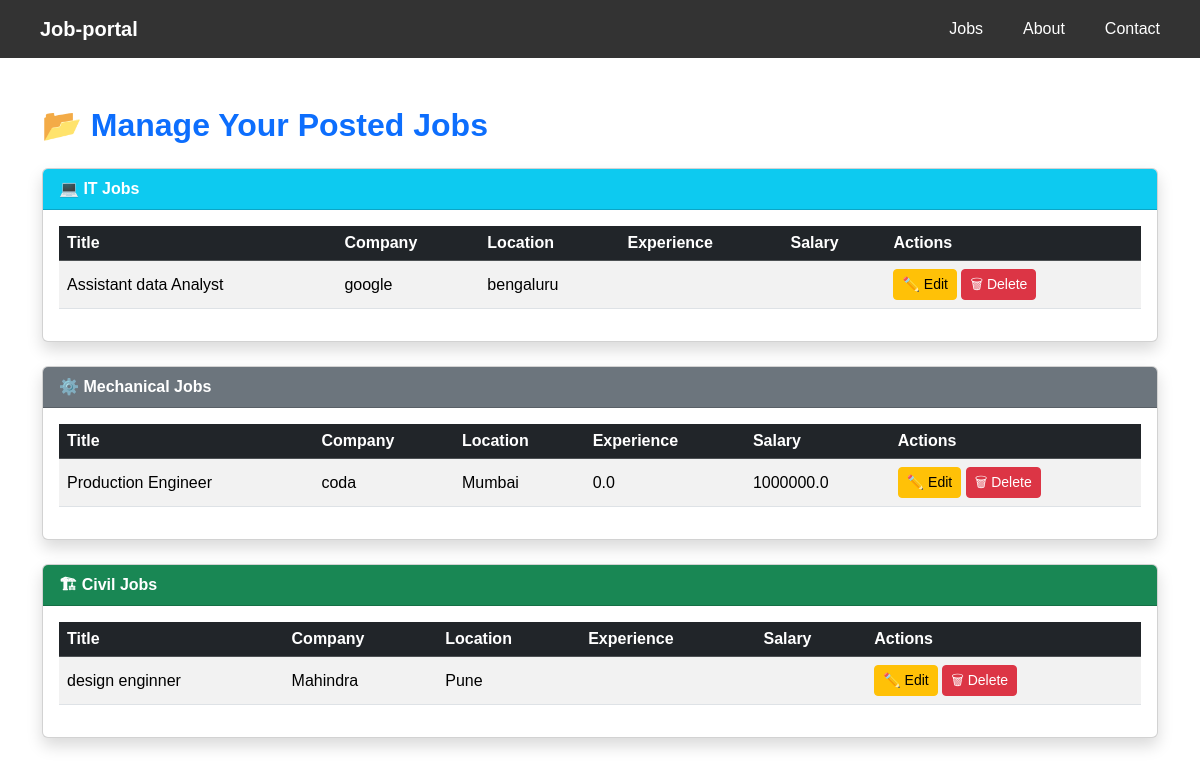
Screenshot of /recruiter-manage-jobs/ (signed in) with the database file from the repository.
### jobapp/models.py (models this page shows, shortened)
class Itjobs(models.Model):
    Company_name=models.CharField(max_length=100)
    Job_title=models.CharField(max_length=100)
    Job_location=models.CharField(max_length=100)
    Experience=models.FloatField()
    Salary=models.FloatField()
    Job_description=models.TextField(blank=True, null= True)
    posted_by = models.ForeignKey(settings.AUTH_USER_MODEL, on_delete=models.CASCADE,null=True,blank=True,default=None)  # Recruiter who posted
    created_at = models.DateTimeField(default=timezone.now)

class MECHjobs(models.Model):
    Company_name=models.CharField(max_length=100)
    Job_title=models.CharField(max_length=100)
    Job_location=models.CharField(max_length=100)
    Experience=models.FloatField()
    Salary=models.FloatField()
    Job_description=models.TextField(blank=True, null= True)
    posted_by = models.ForeignKey(settings.AUTH_USER_MODEL, on_delete=models.CASCADE,null=True,blank=True,default=None)  # Recruiter who posted
    created_at = models.DateTimeField(default=timezone.now)

class CIVILjobs(models.Model):
    Company_name=models.CharField(max_length=100)
    Job_title=models.CharField(max_length=100)
    Job_location=models.CharField(max_length=100)
    Experience=models.FloatField()
    Salary=models.FloatField()
    Job_description=models.TextField(blank=True, null= True)
    posted_by = models.ForeignKey(settings.AUTH_USER_MODEL, on_delete=models.CASCADE,null=True,blank=True,default=None)  # Recruiter who posted
    created_at = models.DateTimeField(default=timezone.now)

### jobapp/views.py (the view)
# urls.py: path('recruiter-manage-jobs/', views.manage_jobs,name='manage-jobs'),
@login_required
def manage_jobs(request):
    recruiter=request.user
    it_jobs = Itjobs.objects.filter(posted_by=recruiter)
    mech_jobs = MECHjobs.objects.filter(posted_by=recruiter)
    civil_jobs = CIVILjobs.objects.filter(posted_by=recruiter)
    context = {
        'it_jobs': it_jobs,
        'mech_jobs': mech_jobs,
        'civil_jobs': civil_jobs
    }
    return render(request, 'jobapp/manage_jobs.html', context)

### jobapp/templates/jobapp/manage_jobs.html (shortened to what this page needs)
{% load static %}
<link href="https://cdn.jsdelivr.net/npm/bootstrap@5.3.2/dist/css/bootstrap.min.css" rel="stylesheet">
</head>
<body>
  <div class="navbar">
    <a href="#" class="logo">Job-portal</a>
    <div class="nav-links">
      <a href="#">Jobs</a>
      <a href="{% url 'about' %}">About</a>
      <a href="#">Contact</a>
    </div>
  </div>
<div class="container my-5">
  <h2 class="mb-4 text-primary fw-bold">📂 Manage Your Posted Jobs</h2>
  <div class="card shadow mb-4">
    <div class="card-header bg-info text-white fw-bold">💻 IT Jobs</div>
    <div class="card-body">
      {% if it_jobs %}
        <table class="table table-striped table-hover align-middle">
          <thead class="table-dark">
            <tr>
              <th>Title</th>
              <th>Company</th>
              <th>Location</th>
              <th>Experience</th>
              <th>Salary</th>
              <th>Actions</th>
            </tr>
          </thead>
          <tbody>
            {% for job in it_jobs %}
            <tr>
              <td>{{ job.Job_title }}</td>
              <td>{{ job.Company_name }}</td>
              <td>{{ job.Job_location }}</td>
              <td>{{job.job_Experience}}</td>
              <td>{{job.job_Salary}}</td>
              <td>
                <a href="{% url 'update-it' job.id %}" class="btn btn-sm btn-warning">✏️ Edit</a>
                <a href="{% url 'delete-it' job.id %}" class="btn btn-sm btn-danger">🗑 Delete</a>
              </td>
            </tr>
            {% endfor %}
          </tbody>
        </table>
      {% else %}
        <p class="text-muted">No IT jobs posted yet.</p>
      {% endif %}
    </div>
  </div>
  <div class="card shadow mb-4">
    <div class="card-header bg-secondary text-white fw-bold">⚙️ Mechanical Jobs</div>
    <div class="card-body">
      {% if mech_jobs %}
        <table class="table table-striped table-hover align-middle">
          <thead class="table-dark">
            <tr>
              <th>Title</th>
              <th>Company</th>
              <th>Location</th>
              <th>Experience</th>
              <th>Salary</th>
              <th>Actions</th>
            </tr>
          </thead>
          <tbody>
            {% for job in mech_jobs %}
            <tr>
              <td>{{ job.Job_title }}</td>
              <td>{{ job.Company_name }}</td>
              <td>{{ job.Job_location }}</td>
              <td>{{ job.Experience}}</td>
              <td>{{job.Salary}}</td>
              <td>
                <a href="{% url 'update-mech-jobs' job.id %}" class="btn btn-sm btn-warning">✏️ Edit</a>
                <a href="{% url 'delete-mech-jobs' job.id %}" class="btn btn-sm btn-danger">🗑 Delete</a>
              </td>
            </tr>
            {% endfor %}
          </tbody>
        </table>
      {% else %}
        <p class="text-muted">No Mechanical jobs posted yet.</p>
      {% endif %}
    </div>
  </div>
  <div class="card shadow mb-4">
    <div class="card-header bg-success text-white fw-bold">🏗 Civil Jobs</div>
    <div class="card-body">
      {% if civil_jobs %}
        <table class="table table-striped table-hover align-middle">
          <thead class="table-dark">
            <tr>
              <th>Title</th>
              <th>Company</th>
              <th>Location</th>
              <th>Experience</th>
              <th>Salary</th>
              <th>Actions</th>
            </tr>
          </thead>
          <tbody>
            {% for job in civil_jobs %}
            <tr>
              <td>{{ job.Job_title }}</td>
              <td>{{ job.Company_name }}</td>
              <td>{{ job.Job_location }}</td>
              <td>{{job.job_Experience}}</td>
              <td>{{job.job_Salary}}</td>
              <td>
                <a href="{% url 'update-civil-jobs' job.id %}" class="btn btn-sm btn-warning">✏️ Edit</a>
                <a href="{% url 'delete-civil-jobs' job.id %}" class="btn btn-sm btn-danger">🗑 Delete</a>
              </td>
            </tr>
            {% endfor %}
          </tbody>
        </table>
      {% else %}
        <p class="text-muted">No Civil jobs posted yet.</p>
      {% endif %}
    </div>
  </div>
</div>

### jobapp/templates/jobapp/manage_jobs.html (style rules this page uses)
body { margin: 0; font-family: Arial, sans-serif; }
.navbar { background-color: #333; overflow: hidden; display: flex; justify-content: space-between; align-items: center; padding: 0 20px; }
.navbar .logo { color: white; font-size: 20px; font-weight: bold; text-decoration: none; }
.navbar a { color: white; padding: 14px 20px; text-decoration: none; display: block; }
.nav-links { display: flex; }

### rows the page displays
Itjobs: Job_title "Assistant data Analyst", Company_name "google", Job_location "bengaluru"
MECHjobs: Job_title "Production Engineer", Company_name "coda", Job_location "Mumbai", Experience "0.0", Salary "1000000.0"
CIVILjobs: Job_title "design enginner", Company_name "Mahindra", Job_location "Pune"
